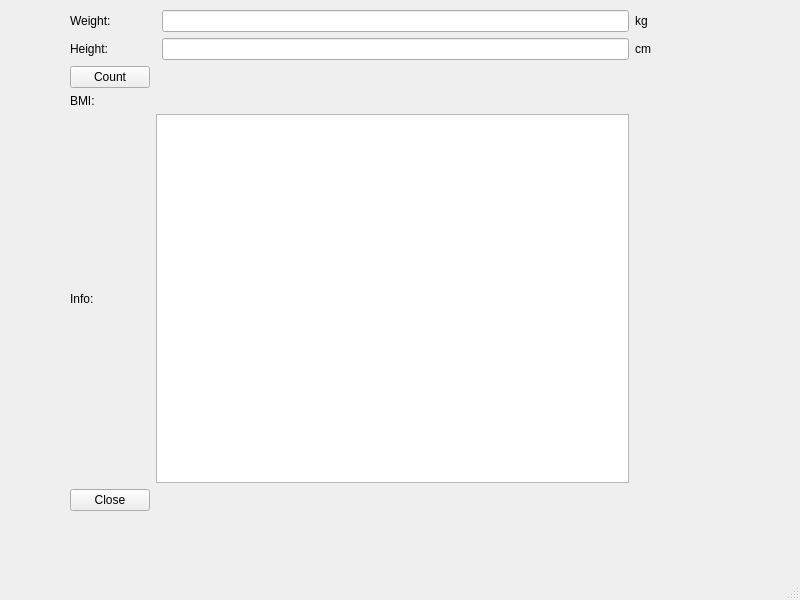
<?xml version="1.0" encoding="UTF-8"?>
<ui version="4.0">
 <class>MainWindow</class>
 <widget class="QMainWindow" name="MainWindow">
  <property name="geometry">
   <rect>
    <x>0</x>
    <y>0</y>
    <width>800</width>
    <height>600</height>
   </rect>
  </property>
  <property name="windowTitle">
   <string>MainWindow</string>
  </property>
  <widget class="QWidget" name="centralwidget">
   <widget class="QWidget" name="gridLayoutWidget">
    <property name="geometry">
     <rect>
      <x>70</x>
      <y>10</y>
      <width>581</width>
      <height>501</height>
     </rect>
    </property>
    <layout class="QGridLayout" name="gridLayout">
     <item row="2" column="4">
      <widget class="QLabel" name="label_5">
       <property name="text">
        <string>kg</string>
       </property>
      </widget>
     </item>
     <item row="5" column="3">
      <widget class="QLineEdit" name="heightLineEdit"/>
     </item>
     <item row="7" column="3">
      <widget class="QLabel" name="resultLabel">
       <property name="text">
        <string/>
       </property>
      </widget>
     </item>
     <item row="5" column="4">
      <widget class="QLabel" name="label_6">
       <property name="text">
        <string>cm</string>
       </property>
      </widget>
     </item>
     <item row="12" column="1">
      <widget class="QPushButton" name="closeButton">
       <property name="text">
        <string>Close</string>
       </property>
      </widget>
     </item>
     <item row="2" column="1">
      <widget class="QLabel" name="label_4">
       <property name="text">
        <string>Weight:</string>
       </property>
      </widget>
     </item>
     <item row="6" column="1">
      <widget class="QPushButton" name="countButton">
       <property name="text">
        <string>Count</string>
       </property>
      </widget>
     </item>
     <item row="7" column="1">
      <widget class="QLabel" name="label_2">
       <property name="text">
        <string>BMI:</string>
       </property>
      </widget>
     </item>
     <item row="2" column="3">
      <widget class="QLineEdit" name="weightLineEdit"/>
     </item>
     <item row="8" column="1">
      <widget class="QLabel" name="label_3">
       <property name="text">
        <string>Info:</string>
       </property>
      </widget>
     </item>
     <item row="5" column="1">
      <widget class="QLabel" name="label">
       <property name="text">
        <string>Height:</string>
       </property>
      </widget>
     </item>
     <item row="8" column="2" colspan="2">
      <widget class="QTextBrowser" name="infoTextBrowser"/>
     </item>
    </layout>
   </widget>
  </widget>
  <widget class="QMenuBar" name="menubar">
   <property name="geometry">
    <rect>
     <x>0</x>
     <y>0</y>
     <width>800</width>
     <height>25</height>
    </rect>
   </property>
  </widget>
  <widget class="QStatusBar" name="statusbar"/>
 </widget>
 <resources/>
 <connections>
  <connection>
   <sender>closeButton</sender>
   <signal>clicked()</signal>
   <receiver>MainWindow</receiver>
   <slot>close()</slot>
   <hints>
    <hint type="sourcelabel">
     <x>120</x>
     <y>500</y>
    </hint>
    <hint type="destinationlabel">
     <x>399</x>
     <y>299</y>
    </hint>
   </hints>
  </connection>
 </connections>
</ui>
